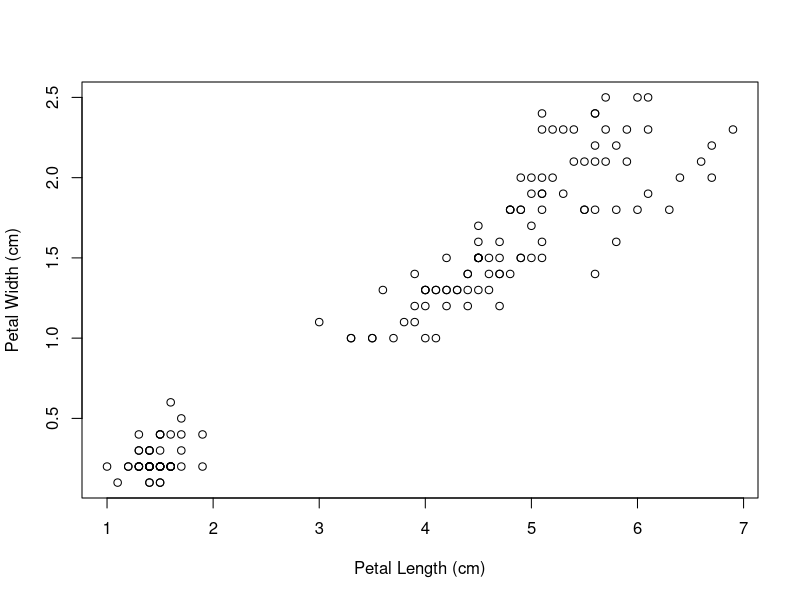

The R script that drew this image:
##model coefficients

data(iris)
fit_species = 
  lm(
    Sepal.Length ~ Species,
    data = iris)
summary(fit_species)

##
5.0060+1.5820
scatter<-plot(
  Petal.Width ~ Petal.Length,
  data = iris,
  xlab = "Petal Length (cm)",
  ylab = "Petal Width (cm)")

shapiro.test(residuals(fit_species))

fit_petals<-lm(Petal.Width~Petal.Length, data=iris)
summary(fit_petals)

shapiro.test(residuals(fit_petals))

